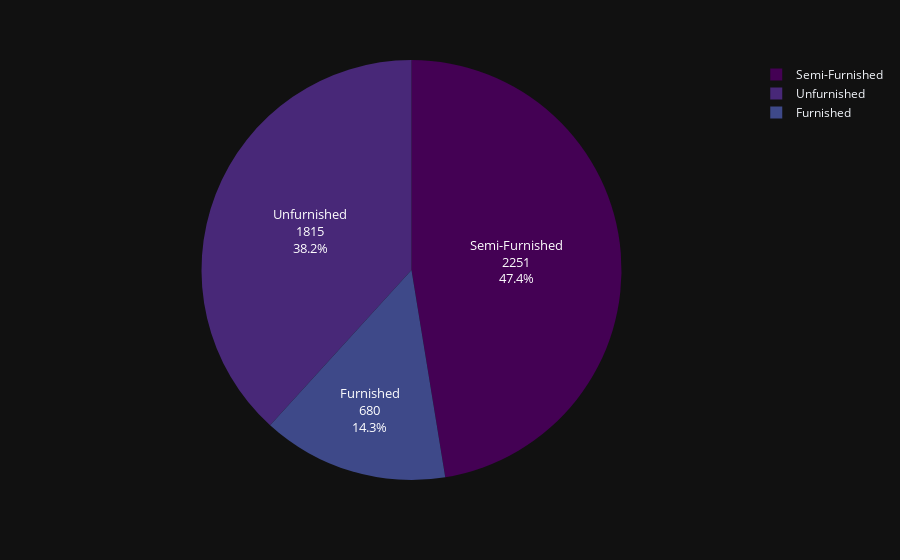
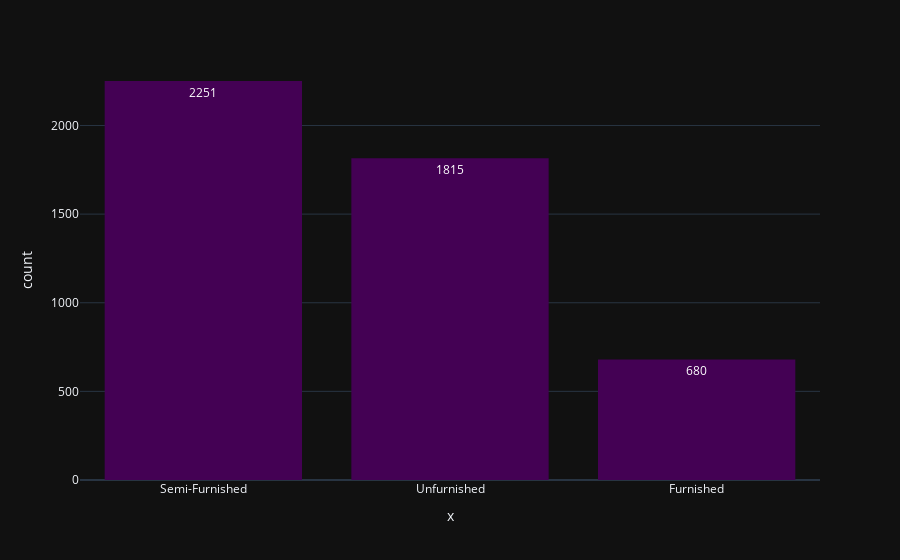

The notebook cell saved with these charts, in order:
### Code cell
get_pie(df,'Furnishing Status')
get_histogram(df,'Furnishing Status')

### Figure 1 — Plotly figure (JSON) as saved in the notebook; plotly's stock layout.template omitted (floating-point values rounded to 4 significant figures)
{"data": [{"domain": {"x": [0, 1], "y": [0, 1]}, "hovertemplate": "label=%{label}<br>value=%{value}<extra></extra>", "labels": ["Semi-Furnished", "Unfurnished", "Furnished"], "legendgroup": "", "name": "", "showlegend": true, "textfont": {"size": 13}, "textinfo": "label+percent+value", "type": "pie", "values": [2251, 1815, 680]}], "layout": {"legend": {"tracegroupgap": 0}, "margin": {"t": 60}, "piecolorway": ["#440154", "#482878", "#3e4989", "#31688e", "#26828e", "#1f9e89", "#35b779", "#6ece58", "#b5de2b", "#fde725"]}}

### Figure 2 — Plotly figure (JSON) as saved in the notebook; plotly's stock layout.template omitted (floating-point values rounded to 4 significant figures; data arrays with more than 128 entries replaced by an {"elided": "..."} marker saying what was removed)
{"data": [{"alignmentgroup": "True", "bingroup": "x", "hovertemplate": "x=%{x}<br>count=%{y}<extra></extra>", "legendgroup": "", "marker": {"color": "#440154", "pattern": {"shape": ""}}, "name": "", "offsetgroup": "", "orientation": "v", "showlegend": false, "texttemplate": "%{value}", "type": "histogram", "x": {"elided": "4746 str values"}, "xaxis": "x", "yaxis": "y"}], "layout": {"barmode": "relative", "legend": {"tracegroupgap": 0}, "margin": {"t": 60}, "xaxis": {"anchor": "y", "categoryorder": "total descending", "domain": [0, 1], "title": {"text": "x"}}, "yaxis": {"anchor": "x", "domain": [0, 1], "title": {"text": "count"}}}}
